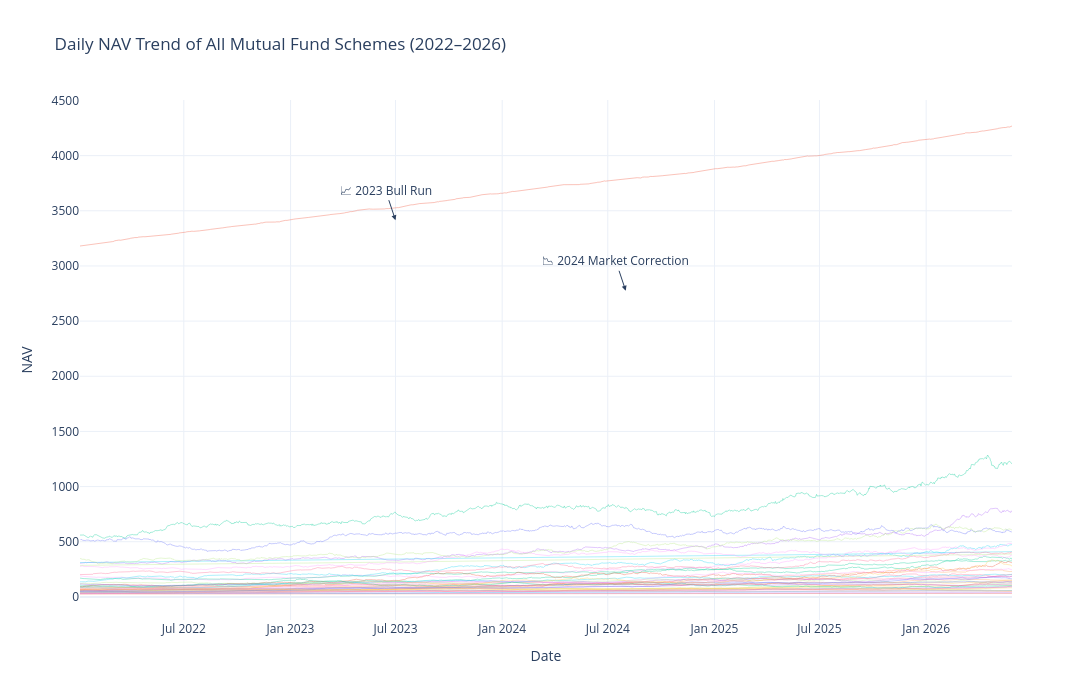

Notebook cell for this chart:
### Code cell
import plotly.graph_objects as go

fig = go.Figure()

for scheme in nav["amfi_code"].unique():
    temp = nav[nav["amfi_code"] == scheme]

    fig.add_trace(
        go.Scatter(
            x=temp["date"],
            y=temp["nav"],
            mode="lines",
            line=dict(width=1),
            opacity=0.35,
            showlegend=False
        )
    )

fig.update_layout(
    title="Daily NAV Trend of All Mutual Fund Schemes (2022–2026)",
    xaxis_title="Date",
    yaxis_title="NAV",
    template="plotly_white",
    width=1200,
    height=700
)

# 2023 Bull Run
fig.add_annotation(
    x="2023-07-01",
    y=nav["nav"].max()*0.80,
    text="📈 2023 Bull Run",
    showarrow=True,
    arrowhead=2
)

# 2024 Correction
fig.add_annotation(
    x="2024-08-01",
    y=nav["nav"].max()*0.65,
    text="📉 2024 Market Correction",
    showarrow=True,
    arrowhead=2
)

fig.write_image(
    CHARTS/"nav"/"nav_trend.png",
    scale=3
)

fig.show()

### Figure 1 — Plotly figure (JSON) as saved in the notebook; plotly's stock layout.template omitted (floating-point values rounded to 4 significant figures; data arrays with more than 128 entries replaced by an {"elided": "..."} marker saying what was removed)
{"data": [{"line": {"width": 1}, "mode": "lines", "opacity": 0.35, "showlegend": false, "type": "scatter", "x": {"elided": "1150 str values"}, "y": {"elided": "1150 float values"}}, {"line": {"width": 1}, "mode": "lines", "opacity": 0.35, "showlegend": false, "type": "scatter", "x": {"elided": "1150 str values"}, "y": {"elided": "1150 float values"}}, {"line": {"width": 1}, "mode": "lines", "opacity": 0.35, "showlegend": false, "type": "scatter", "x": {"elided": "1150 str values"}, "y": {"elided": "1150 float values"}}, {"line": {"width": 1}, "mode": "lines", "opacity": 0.35, "showlegend": false, "type": "scatter", "x": {"elided": "1150 str values"}, "y": {"elided": "1150 float values"}}, {"line": {"width": 1}, "mode": "lines", "opacity": 0.35, "showlegend": false, "type": "scatter", "x": {"elided": "1150 str values"}, "y": {"elided": "1150 float values"}}, {"line": {"width": 1}, "mode": "lines", "opacity": 0.35, "showlegend": false, "type": "scatter", "x": {"elided": "1150 str values"}, "y": {"elided": "1150 float values"}}, {"line": {"width": 1}, "mode": "lines", "opacity": 0.35, "showlegend": false, "type": "scatter", "x": {"elided": "1150 str values"}, "y": {"elided": "1150 float values"}}, {"line": {"width": 1}, "mode": "lines", "opacity": 0.35, "showlegend": false, "type": "scatter", "x": {"elided": "1150 str values"}, "y": {"elided": "1150 float values"}}, {"line": {"width": 1}, "mode": "lines", "opacity": 0.35, "showlegend": false, "type": "scatter", "x": {"elided": "1150 str values"}, "y": {"elided": "1150 float values"}}, {"line": {"width": 1}, "mode": "lines", "opacity": 0.35, "showlegend": false, "type": "scatter", "x": {"elided": "1150 str values"}, "y": {"elided": "1150 float values"}}, {"line": {"width": 1}, "mode": "lines", "opacity": 0.35, "showlegend": false, "type": "scatter", "x": {"elided": "1150 str values"}, "y": {"elided": "1150 float values"}}, {"line": {"width": 1}, "mode": "lines", "opacity": 0.35, "showlegend": false, "type": "scatter", "x": {"elided": "1150 str values"}, "y": {"elided": "1150 float values"}}, {"line": {"width": 1}, "mode": "lines", "opacity": 0.35, "showlegend": false, "type": "scatter", "x": {"elided": "1150 str values"}, "y": {"elided": "1150 float values"}}, {"line": {"width": 1}, "mode": "lines", "opacity": 0.35, "showlegend": false, "type": "scatter", "x": {"elided": "1150 str values"}, "y": {"elided": "1150 float values"}}, {"line": {"width": 1}, "mode": "lines", "opacity": 0.35, "showlegend": false, "type": "scatter", "x": {"elided": "1150 str values"}, "y": {"elided": "1150 float values"}}, {"line": {"width": 1}, "mode": "lines", "opacity": 0.35, "showlegend": false, "type": "scatter", "x": {"elided": "1150 str values"}, "y": {"elided": "1150 float values"}}, {"line": {"width": 1}, "mode": "lines", "opacity": 0.35, "showlegend": false, "type": "scatter", "x": {"elided": "1150 str values"}, "y": {"elided": "1150 float values"}}, {"line": {"width": 1}, "mode": "lines", "opacity": 0.35, "showlegend": false, "type": "scatter", "x": {"elided": "1150 str values"}, "y": {"elided": "1150 float values"}}, {"line": {"width": 1}, "mode": "lines", "opacity": 0.35, "showlegend": false, "type": "scatter", "x": {"elided": "1150 str values"}, "y": {"elided": "1150 float values"}}, {"line": {"width": 1}, "mode": "lines", "opacity": 0.35, "showlegend": false, "type": "scatter", "x": {"elided": "1150 str values"}, "y": {"elided": "1150 float values"}}, {"line": {"width": 1}, "mode": "lines", "opacity": 0.35, "showlegend": false, "type": "scatter", "x": {"elided": "1150 str values"}, "y": {"elided": "1150 float values"}}, {"line": {"width": 1}, "mode": "lines", "opacity": 0.35, "showlegend": false, "type": "scatter", "x": {"elided": "1150 str values"}, "y": {"elided": "1150 float values"}}, {"line": {"width": 1}, "mode": "lines", "opacity": 0.35, "showlegend": false, "type": "scatter", "x": {"elided": "1150 str values"}, "y": {"elided": "1150 float values"}}, {"line": {"width": 1}, "mode": "lines", "opacity": 0.35, "showlegend": false, "type": "scatter", "x": {"elided": "1150 str values"}, "y": {"elided": "1150 float values"}}, {"line": {"width": 1}, "mode": "lines", "opacity": 0.35, "showlegend": false, "type": "scatter", "x": {"elided": "1150 str values"}, "y": {"elided": "1150 float values"}}, {"line": {"width": 1}, "mode": "lines", "opacity": 0.35, "showlegend": false, "type": "scatter", "x": {"elided": "1150 str values"}, "y": {"elided": "1150 float values"}}, {"line": {"width": 1}, "mode": "lines", "opacity": 0.35, "showlegend": false, "type": "scatter", "x": {"elided": "1150 str values"}, "y": {"elided": "1150 float values"}}, {"line": {"width": 1}, "mode": "lines", "opacity": 0.35, "showlegend": false, "type": "scatter", "x": {"elided": "1150 str values"}, "y": {"elided": "1150 float values"}}, {"line": {"width": 1}, "mode": "lines", "opacity": 0.35, "showlegend": false, "type": "scatter", "x": {"elided": "1150 str values"}, "y": {"elided": "1150 float values"}}, {"line": {"width": 1}, "mode": "lines", "opacity": 0.35, "showlegend": false, "type": "scatter", "x": {"elided": "1150 str values"}, "y": {"elided": "1150 float values"}}, {"line": {"width": 1}, "mode": "lines", "opacity": 0.35, "showlegend": false, "type": "scatter", "x": {"elided": "1150 str values"}, "y": {"elided": "1150 float values"}}, {"line": {"width": 1}, "mode": "lines", "opacity": 0.35, "showlegend": false, "type": "scatter", "x": {"elided": "1150 str values"}, "y": {"elided": "1150 float values"}}, {"line": {"width": 1}, "mode": "lines", "opacity": 0.35, "showlegend": false, "type": "scatter", "x": {"elided": "1150 str values"}, "y": {"elided": "1150 float values"}}, {"line": {"width": 1}, "mode": "lines", "opacity": 0.35, "showlegend": false, "type": "scatter", "x": {"elided": "1150 str values"}, "y": {"elided": "1150 float values"}}, {"line": {"width": 1}, "mode": "lines", "opacity": 0.35, "showlegend": false, "type": "scatter", "x": {"elided": "1150 str values"}, "y": {"elided": "1150 float values"}}, {"line": {"width": 1}, "mode": "lines", "opacity": 0.35, "showlegend": false, "type": "scatter", "x": {"elided": "1150 str values"}, "y": {"elided": "1150 float values"}}, {"line": {"width": 1}, "mode": "lines", "opacity": 0.35, "showlegend": false, "type": "scatter", "x": {"elided": "1150 str values"}, "y": {"elided": "1150 float values"}}, {"line": {"width": 1}, "mode": "lines", "opacity": 0.35, "showlegend": false, "type": "scatter", "x": {"elided": "1150 str values"}, "y": {"elided": "1150 float values"}}, {"line": {"width": 1}, "mode": "lines", "opacity": 0.35, "showlegend": false, "type": "scatter", "x": {"elided": "1150 str values"}, "y": {"elided": "1150 float values"}}, {"line": {"width": 1}, "mode": "lines", "opacity": 0.35, "showlegend": false, "type": "scatter", "x": {"elided": "1150 str values"}, "y": {"elided": "1150 float values"}}], "layout": {"annotations": [{"arrowhead": 2, "showarrow": true, "text": "📈 2023 Bull Run", "x": "2023-07-01", "y": 3415.0}, {"arrowhead": 2, "showarrow": true, "text": "📉 2024 Market Correction", "x": "2024-08-01", "y": 2775.0}], "height": 700, "title": {"text": "Daily NAV Trend of All Mutual Fund Schemes (2022–2026)"}, "width": 1200, "xaxis": {"title": {"text": "Date"}}, "yaxis": {"title": {"text": "NAV"}}}}
